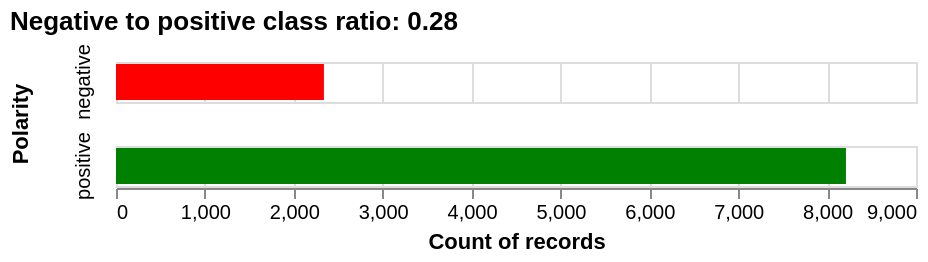

This figure's Vega-Lite source:
### Vega specification from a JSON file in a GitHub repository (floating-point values rounded to 4 significant figures)
{"$schema": "https://vega.github.io/schema/vega/v5.json", "background": "white", "padding": 5, "title": {"text": "Negative to positive class ratio: 0.28", "anchor": "start"}, "data": [{"name": "data-2a98446bfe8ed5330d3bf33d8a316a13", "values": [{"polarity": "negative", "tweet_id": 2339, "topic": 2339, "tweet_text": 2339}, {"polarity": "positive", "tweet_id": 8212, "topic": 8212, "tweet_text": 8212}]}, {"name": "data_0", "source": "data-2a98446bfe8ed5330d3bf33d8a316a13", "transform": [{"type": "stack", "groupby": ["polarity"], "field": "tweet_id", "sort": {"field": ["polarity"], "order": ["ascending"]}, "as": ["tweet_id_start", "tweet_id_end"], "offset": "zero"}, {"type": "filter", "expr": "isValid(datum[\"tweet_id\"]) && isFinite(+datum[\"tweet_id\"])"}]}, {"name": "row_domain", "source": "data_0", "transform": [{"type": "aggregate", "groupby": ["polarity"]}]}], "signals": [{"name": "child_width", "value": 400}, {"name": "child_height", "value": 20}], "layout": {"padding": 20, "offset": {"rowTitle": 10}, "columns": 1, "bounds": "full", "align": "all"}, "marks": [{"name": "row-title", "type": "group", "role": "row-title", "title": {"text": "Polarity", "orient": "left", "style": "guide-title", "offset": 10}}, {"name": "row_header", "type": "group", "role": "row-header", "from": {"data": "row_domain"}, "sort": {"field": "datum[\"polarity\"]", "order": "ascending"}, "title": {"text": {"signal": "isValid(parent[\"polarity\"]) ? parent[\"polarity\"] : \"\"+parent[\"polarity\"]"}, "orient": "left", "style": "guide-label", "frame": "group", "offset": 10}, "encode": {"update": {"height": {"signal": "child_height"}}}}, {"name": "column_footer", "type": "group", "role": "column-footer", "encode": {"update": {"width": {"signal": "child_width"}}}, "axes": [{"scale": "x", "orient": "bottom", "grid": false, "title": "Count of records", "labelFlush": true, "labelOverlap": true, "tickCount": {"signal": "ceil(child_width/40)"}, "zindex": 0}]}, {"name": "cell", "type": "group", "style": "cell", "from": {"facet": {"name": "facet", "data": "data_0", "groupby": ["polarity"]}}, "sort": {"field": ["datum[\"polarity\"]"], "order": ["ascending"]}, "encode": {"update": {"width": {"signal": "child_width"}, "height": {"signal": "child_height"}}}, "signals": [{"name": "height", "update": "child_height"}], "marks": [{"name": "child_marks", "type": "rect", "style": ["bar"], "from": {"data": "facet"}, "encode": {"update": {"fill": {"scale": "color", "field": "polarity"}, "tooltip": {"signal": "{\"Polarity\": isValid(datum[\"polarity\"]) ? datum[\"polarity\"] : \"\"+datum[\"polarity\"], \"Count\": format(datum[\"tweet_id\"], \"\")}"}, "ariaRoleDescription": {"value": "bar"}, "description": {"signal": "\"Polarity: \" + (isValid(datum[\"polarity\"]) ? datum[\"polarity\"] : \"\"+datum[\"polarity\"]) + \"; Count: \" + (format(datum[\"tweet_id\"], \"\")) + \"; Count of records: \" + (format(datum[\"tweet_id\"], \"\"))"}, "x": {"scale": "x", "field": "tweet_id_end"}, "x2": {"scale": "x", "field": "tweet_id_start"}, "yc": {"signal": "child_height", "mult": 0.5}, "height": {"value": 18}}}}], "axes": [{"scale": "x", "orient": "bottom", "grid": true, "tickCount": {"signal": "ceil(child_width/40)"}, "domain": false, "labels": false, "aria": false, "maxExtent": 0, "minExtent": 0, "ticks": false, "zindex": 0}]}], "scales": [{"name": "x", "type": "linear", "domain": {"data": "data_0", "fields": ["tweet_id_start", "tweet_id_end"]}, "range": [0, {"signal": "child_width"}], "nice": true, "zero": true}, {"name": "color", "type": "ordinal", "domain": {"data": "data_0", "field": "polarity", "sort": true}, "range": ["red", "green"]}]}
